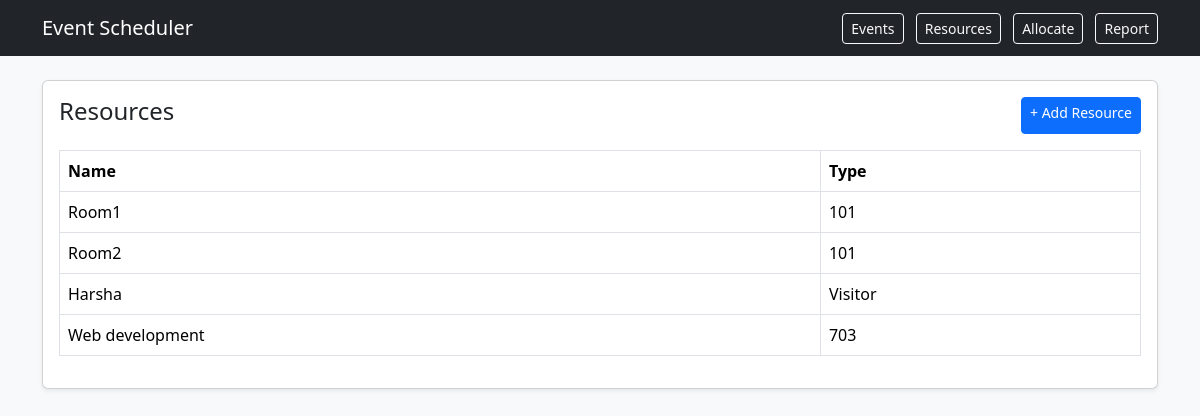
Page /resources on the committed database.
### models.py (models this page shows)
class Resource(db.Model):
    id = db.Column(db.Integer, primary_key=True)
    name = db.Column(db.String(100))
    type = db.Column(db.String(50))

### app.py (the view)
@app.route('/resources')
def resources():
    return render_template('resources.html', resources=Resource.query.all())

### templates/resources.html
{% extends 'base.html' %}
{% block content %}
<div class="card shadow-sm">
  <div class="card-body">
    <div class="d-flex justify-content-between mb-3">
      <h4>Resources</h4>
      <a href="/resource/new" class="btn btn-primary btn-sm">+ Add Resource</a>
    </div>
    <table class="table table-bordered">
      <tr>
        <th>Name</th>
        <th>Type</th>
      </tr>
      {% for r in resources %}
      <tr>
        <td>{{ r.name }}</td>
        <td>{{ r.type }}</td>
      </tr>
      {% endfor %}
    </table>
  </div>
</div>
{% endblock %}

### templates/base.html (shortened to what this page needs)
<!DOCTYPE html>
<html lang="en">
<head>
    <link href="https://cdn.jsdelivr.net/npm/bootstrap@5.3.2/dist/css/bootstrap.min.css" rel="stylesheet">
</head>
<body class="bg-light">
<nav class="navbar navbar-expand-lg navbar-dark bg-dark mb-4">
  <div class="container">
    <a class="navbar-brand" href="/">Event Scheduler</a>
    <div>
      <a class="btn btn-outline-light btn-sm me-2" href="/events">Events</a>
      <a class="btn btn-outline-light btn-sm me-2" href="/resources">Resources</a>
      <a class="btn btn-outline-light btn-sm me-2" href="/allocate">Allocate</a>
      <a class="btn btn-outline-light btn-sm" href="/report">Report</a>
    </div>
  </div>
</nav>
<div class="container">
  {% block content %}{% endblock %}
</div>
</body>
</html>

### rows in the picture
Resource: name "Room1", type "101"
Resource: name "Room2", type "101"
Resource: name "Harsha", type "Visitor"
Resource: name "Web development", type "703"
